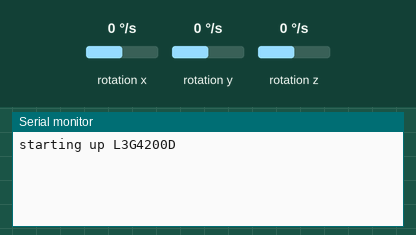
A program run on a simulated ESP32. Parts: the last lines printed to the serial monitor. Wiring (inferred from the names in the program): L3G4200D gyroscope at I2C address 0x69. The test bench sets the inputs (shaded band); at power-on: rotation x 0 °/s, rotation y 0 °/s, rotation z 0 °/s.

Above: at 2.2 s.
2.3 s: rotation x set to -192 °/s
At 4.0 s:
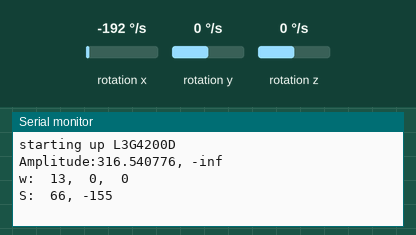
4.7 s: rotation y set to -192 °/s
At 6.3 s:
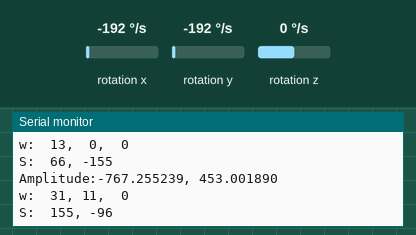
7.0 s: rotation z set to -192 °/s
At 8.5 s:
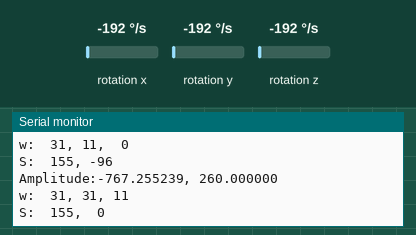

The program:

main.cpp
```cpp
#include <Arduino.h>
#include <SimpleKalmanFilter.h>
#include <Wire.h>

#define CTRL_REG1 0x20
#define CTRL_REG2 0x21
#define CTRL_REG3 0x22
#define CTRL_REG4 0x23
#define CTRL_REG5 0x24

SimpleKalmanFilter dirKalmanFilter(1, 1, 0.01);

void getGyroValues();
//void integrate(float lower_limit, float upper_limit, float velocity);
void setupL3G4200D(int scale);
void writeRegister(int deviceAddress, byte address, byte val);
int readRegister(int deviceAddress, byte address);

int L3G4200D_Address = 105; //I2C  address of GY-50 L3G4200D

int x, y, z;

void setup() {
  // put your setup code here, to run once:
  Wire.begin();
  Serial.begin(115200);

  Serial.println("starting up L3G4200D");
  setupL3G4200D(500); // Configure L3G4200 - 250, 500 or 2000 deg/sec

  delay(1000); //wait for the sensor to be ready
}

void loop() {
  // put your main code here, to run repeatedly:
  int angleX=0, angleY=0, angleZ=0;
  int accelX=0, accelY=0, accelZ=0;
  for(int i=0;i<1000;i++){
    getGyroValues();
    angleX += x;
    angleY += y;
    angleZ += z;
  }
    accelX = (angleX/50);
    accelY = (angleY/50) - 620;
    accelX = accelX/2;
    accelY = accelY/2;

    angleX = (angleX/1000);
    angleY = (angleY/1000);
    angleZ = (angleZ/1000);

  //Serial.printf("%3d, %3d, %3d\n",sumX, sumY, sumZ); //Angular velocity
  Serial.printf("Amplitude:%2f, %2f\n", accelX/sin(angleX), accelY/sin(angleY) + 260); // Amplitude
  Serial.printf("w:  %2d, %2d, %2d\n", angleX, angleY, angleZ);
  Serial.printf("S:  %2d, %2d\n", accelX/2, accelY/2);
}

// put function definitions here:
void getGyroValues(){

byte xMSB = readRegister(L3G4200D_Address, 0x29);
 byte xLSB = readRegister(L3G4200D_Address, 0x28);
 x = ((xMSB << 8) | xLSB);
 x = x * 0.000571;

byte yMSB = readRegister(L3G4200D_Address, 0x2B);
 byte yLSB = readRegister(L3G4200D_Address, 0x2A);
 y = ((yMSB << 8) | yLSB);
 y = y * 0.000571;

byte zMSB = readRegister(L3G4200D_Address, 0x2D);
 byte zLSB = readRegister(L3G4200D_Address, 0x2C);
 z = ((zMSB << 8) | zLSB);
 z = z * 0.000571;
}

void setupL3G4200D(int scale) {
  writeRegister(L3G4200D_Address, CTRL_REG1, 0b00001111);
  writeRegister(L3G4200D_Address, CTRL_REG2, 0b00000000);
  writeRegister(L3G4200D_Address, CTRL_REG3, 0b00001000);

  if(scale == 250){
    writeRegister(L3G4200D_Address, CTRL_REG4, 0b00000000);
  }else if(scale == 500){
    writeRegister(L3G4200D_Address, CTRL_REG4, 0b00010000);
  }else{
    writeRegister(L3G4200D_Address, CTRL_REG4, 0b00110000);
  }
  writeRegister(L3G4200D_Address, CTRL_REG5, 0b00000000);
}

void writeRegister(int deviceAddress, byte address, byte val) {
  Wire.beginTransmission(deviceAddress); // start transmission to device
  Wire.write(address); // send register address
  Wire.write(val); // send value to write
  Wire.endTransmission(); // end transmission
}

int readRegister(int deviceAddress, byte address){
  int v;
  Wire.beginTransmission(deviceAddress);
  Wire.write(address); // register to read
  Wire.endTransmission();

  Wire.requestFrom(deviceAddress, 1); // read a byte

  while(!Wire.available()) {
  // waiting
  }

  v = Wire.read();
 return v;
}
```

Measured:
- after the input at 2.3 s, the serial monitor: prints a new line after 0.98 s (image 1)
- after the input at 4.7 s, the serial monitor: prints a new line after 0.86 s (image 2)
- after the input at 7.0 s, the serial monitor: prints a new line after 0.84 s (image 3)
